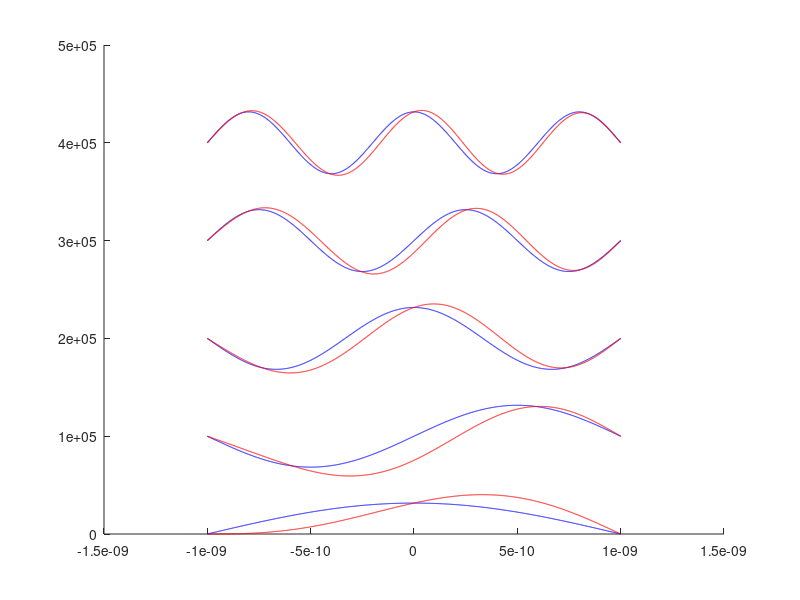
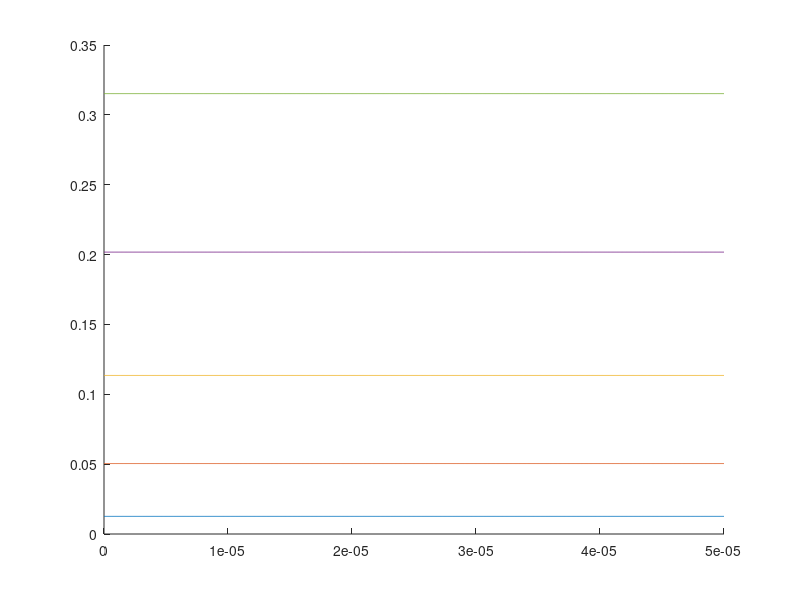
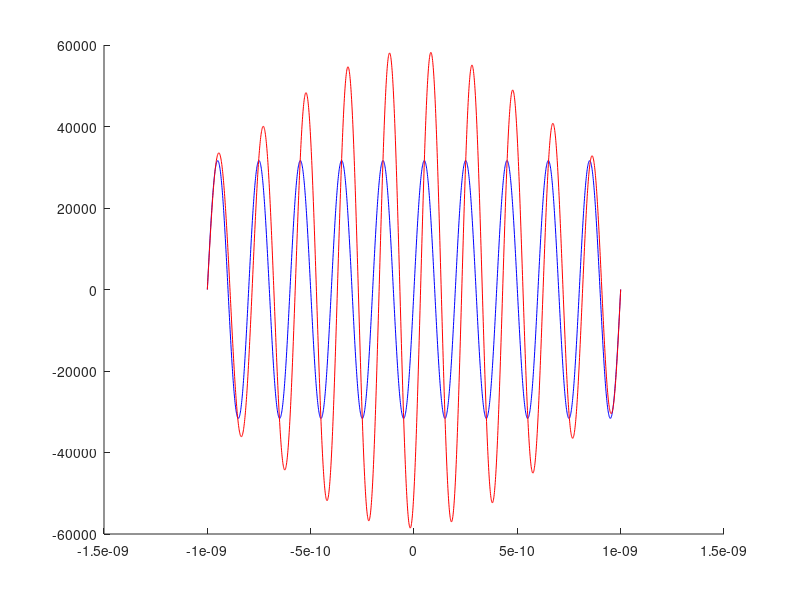
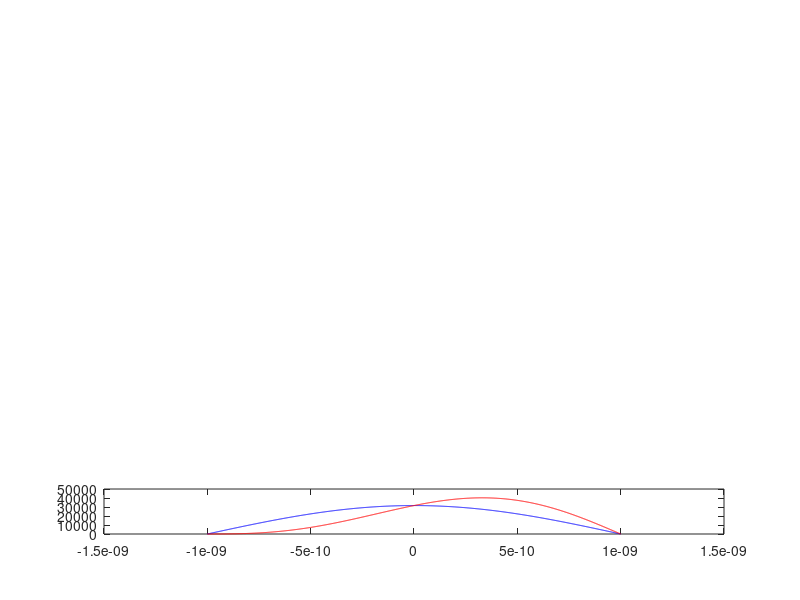

Here is the MATLAB script that generated these plots, in order: (Note: this script raises an error after producing the figures.)
% Soll grafik 1: Psi(x)
% Variablen:
%	l
%	x
%	epsilon (= 1)
%	n
%	Psi(x)
% Ausgabe in PS und PDF

% Soll grafik 2: E(n, a)
% Variablen:
%	l
%	epsilon
%	n
%	E(n, a)
% Ausgabe in PS und PDF

%-----Variabeln-----
l = 10^-9;
xSteps = 225;
xSteps = 2000;
delta = (2*l/xSteps);
%x = -l*1.5 : delta : +l*1.5;
x = -l : delta : +l;
n = 1 : 200;
nPlot = 1 : 5;
kurvenVersatz = 1e5
%n = [1, 2];


safe = 1


%-----Verarbeitung-----
m = 9.10938291*10^-31;		% Elektronenmasse
h = 6062606957*10^-34;		% Planck-Konstante
hQuer = h/2*pi;
E = zeros(1, length(n));
Psi = zeros(length(n), length(x));
for ln = n
    E(ln) = h^2*ln^2 / (32*m*l^2);
    %k = sqrt(2*m*E/(hQuer^2));
    %k = ln*pi*x / (2*l);
    k = pi/l * (n+1/2);
    LamdaP = 1i*k;
    LamdaN = -LamdaP;
    %y = (exp(LamdaP(ln)*x) + (-1)^(ln+1).*exp(LamdaN(ln)*x)) ./ (2*1i^(ln+1));
    if mod(ln, 2) == 0
        y = sin(ln*pi*x/(2*l));
    else
        y = cos(ln*pi*x/(2*l));
    end
    Psi(ln,1:length(x)) = 1/sqrt(l) .* y;
end




%-----Verarbeitung gestoert-----
gamma = 0;
epsilon = 5*10^-5;
E1_k = zeros(1, length(n));
H1 = x * -1;
PsiG = zeros(length(n), length(x));

psi1_l = zeros(length(n), length(x));

parfor ln = n
	E1_k(ln) = dot(Psi(ln, :), H1.*Psi(ln, :));

	k = ln;
	for l = n % + ceil(l/2)
		if mod((l + k), 2) == 1
%			psi0_l = sum(~Psi(l, :).*H1.*Psi(k, :).*delta) / (E(k)-E(l));
			psi0_l = dot(Psi(l, :), H1.*Psi(k, :)) / (E(k)-E(l));
			psi1_l(ln, :) = psi1_l(ln, :) + psi0_l .* Psi(l, :);
		end
	end
end




%-----Plot grafik 1: Psi(x)-----
clf('reset')			% clear figure
hold on;

s = zeros(1, length(n));
for ln = nPlot		% ungestoerter Plot
	%plot(x, Psi(ln, :) + (ln-1)*2e05, 'Color', 'black')		% Psi
    plot(x, Psi(ln, :) +(ln-1)*kurvenVersatz, 'Color', 'blue')		% Psi

	s(ln) = sum(Psi(ln, :).^2.*delta);
end

% print('Psi_ungestoert', '-depsc', '-noui')
% print('Psi_ungestoert', '-dpdf', '-noui')

% figure
% hold on;

sG = zeros(1, length(n));
for ln = nPlot		% gestoerter Plot
	PsiG(ln, :) = (1+1i*epsilon*gamma).*Psi(ln, :) ...
													+ epsilon.*psi1_l(ln, :);
	%plot(x, PsiG(ln, 1:length(x)) + (ln-1)*2e05, 'Color', 'red')		% Psi
    plot(x, PsiG(ln, 1:length(x)) + (ln-1)*kurvenVersatz, 'Color', 'red')		% Psi

	sG(ln) = sum(PsiG(ln, :).^2.*delta);
end

% print('Psi_gestoert', '-depsc', '-noui')
if safe; print('Psi_gestoert', '-dpdf', '-noui'); end

%-----Plot grafik 2: E(n, a)-----
figure
hold on;
%epsilon = 3 *10^12
xEpsilon = 0 : epsilon / xSteps : epsilon;
for ln = nPlot		% Energie Plot
	plot(xEpsilon, E(ln) + xEpsilon*E1_k(ln))		% Psis
end

%print('Energie_gestoert', '-depsc', '-noui')
if safe; print('Energie_gestoert', '-dpdf', '-noui'); end

%------------ 100-ste
figure
hold on;

nPlot = 20;
epsilon100 = 10^-3;

s = zeros(1, 2);
for ln = nPlot		% ungestoerter Plot
	%plot(x, Psi(ln, :) + (ln-1)*2e05, 'Color', 'black')		% Psi
    plot(x, Psi(ln, :) , 'Color', 'blue')		% Psi

	s(ln) = sum(Psi(ln, :).^2.*delta);
end

% print('Psi_ungestoert', '-depsc', '-noui')
% print('Psi_ungestoert', '-dpdf', '-noui')

% figure
% hold on;

%sG = zeros(1, 2);
for ln = nPlot		% gestoerter Plot
	PsiG(ln, :) = (1+1i*epsilon*gamma).*Psi(ln, :) ...
													+ epsilon100.*psi1_l(ln, :);
	%plot(x, PsiG(ln, 1:length(x)) + (ln-1)*2e05, 'Color', 'red')		% Psi
    plot(x, PsiG(ln, 1:length(x)), 'Color', 'red')		% Psi

%	sG(ln) = sum(PsiG(ln, :).^2.*delta);
end

% print('Psi_gestoert', '-depsc', '-noui')
if safe; print('Psi_100_gestoert', '-dpdf', '-noui'); end

%----- experimental -----
nPlot = [1:5, 20];
nPlotSise = length(nPlot);
figure
hold on

%axis off;



%s = zeros(1, 2);
%sG = zeros(1, 2);
i = nPlotSise;
for ln = nPlot;		% ungestoerter Plot
  subplot(nPlotSise, 1, (i))
  plot(x, Psi(ln, :) , 'Color', 'blue')		% Psi
	s(ln) = sum(Psi(ln, :).^2.*delta);
	hold on
	
	% gestoert
	PsiG(ln, :) = (1+1i*epsilon*gamma).*Psi(ln, :) + epsilon.*psi1_l(ln, :);
  plot(x, PsiG(ln, 1:length(x)), 'Color', 'red')		% Psi
	
	ylabel(ln,'rot', 0)
  set(gca,'YTickLabel',{})
	if i < nPlotSise
	set(gca,'XTickLabel',{})
	end

%	sG(ln) = sum(PsiG(ln, :).^2.*delta);
  i = i-1;
end

hold off
